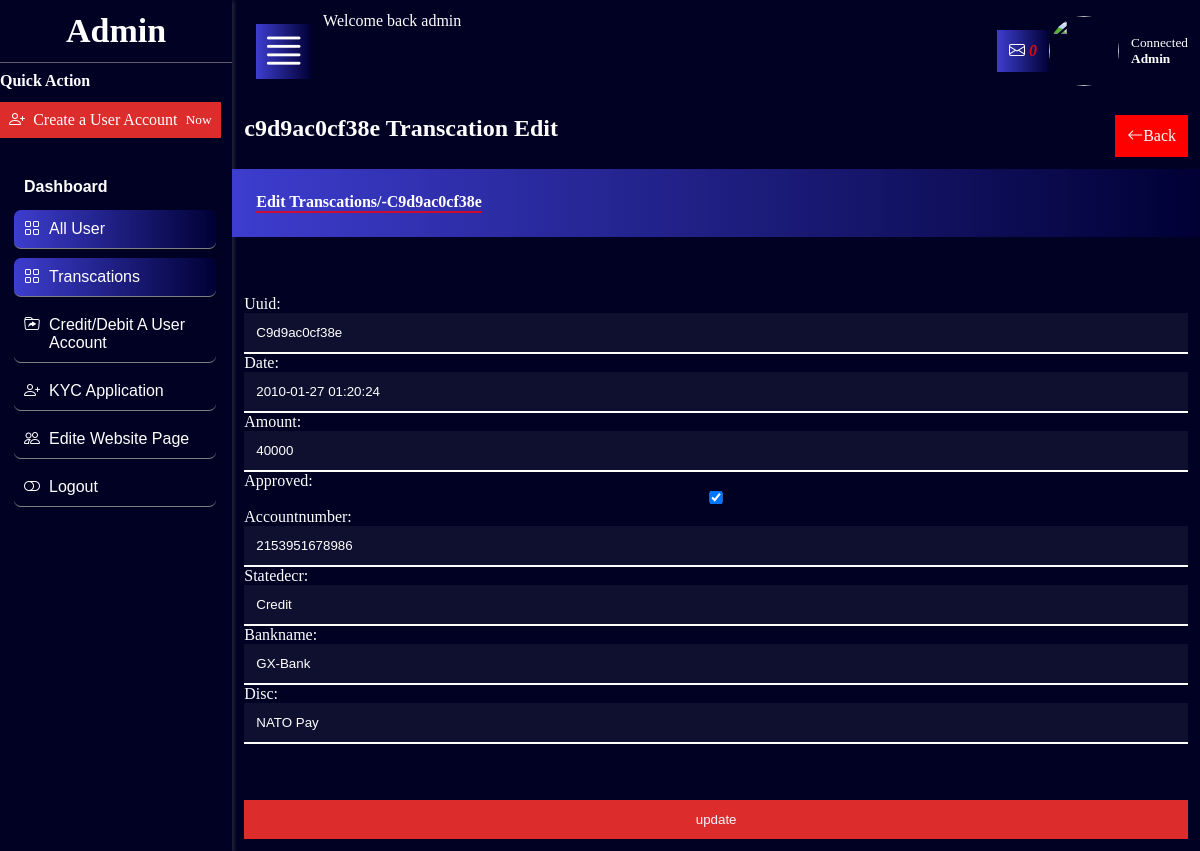
Screenshot of /adminauth-edit/c9d9ac0cf38e/ (signed in) with the database file from the repository.
### app/models.py (models this page shows, shortened)
class deposite(models.Model):
    date = models.DateTimeField( auto_now_add=False)
    uuid = models.CharField( max_length=50)
    amount = models.IntegerField()
    img = models.FileField( upload_to='deposit/',  blank=True)
    approved = models.BooleanField()
    BankCountry = models.CharField( max_length=50,blank=True)
    BankAddress = models.CharField( max_length=50,blank=True)
    holdername = models.CharField( max_length=50,blank=True)
    swiftcode = models.CharField( max_length=50,blank=True)
    accountnumber = models.CharField( max_length=50,blank=True)
    Currency = models.CharField( max_length=50,blank=True)
    statedecr = models.CharField( max_length=50,blank=True)
    bankname = models.CharField( max_length=50,blank=True)
    disc = models.CharField( max_length=50,blank=True)

### app/views.py (the view, shortened to what this page needs)
# urls.py: path('adminauth-edit/<pk>/', adminauthedit , name="adminauthedit"),
def adminauthedit(request,pk):
    userc = Client.objects.get( user=request.user)
    if not request.user.is_superuser:
        return redirect('loginuser')
    usercd = deposite.objects.get(uuid = pk)
    cx = depositeForm(instance=usercd)
    consc = {
    'user':userc,
    'i':Site.objects.get(uuid=1),
    'd':usercd,
    'date':cx,
    }
    return render(request,'adminC/html/edittrans.html', consc)

### app/form.py
class depositeForm(forms.ModelForm):
    class Meta:
        model = deposite
        fields = ['uuid','date', 'amount', 'approved' ,'accountnumber','statedecr','bankname','disc',
        ]

### template/adminC/html/edittrans.html (shortened to what this page needs)
    {% extends './base.html' %}
    {% load static %}
    {% block link  %}
<link rel="stylesheet" href="{% static '/dashboardCSS/depositecheck.css' %}">
    {% endblock link  %}
    {% block adblock %}
        <div class="main__holders">
            <span class="bi_head df btw wd pad" style="display: flex;">
                <h1>{{d.uuid}} Transcation Edit </h1>
                <a href="javascript:history.go(-1)" class="pad df " style="background: red;">
                    <i class="bi bi-arrow-left "></i>
                    <p >   Back </p>
                </a>
            </span>
<div class="sec_32_h">
<li class="jd " style="display: flex; ">
<a  style="margin: 12px ;border-bottom: 2px solid rgba(255, 0, 0, 0.753);" class="cap">
    Edit Transcations/-{{d.uuid}}  </a>
</li>
</div>
<form action="" method="post">
    <span style="margin-top: 22px;margin-bottom: 12px; padding-top: 12px;">
        {{date.as_p}}
    </span>
    <button type="submit" >update    </button>
</form>
        </div>
        {% endblock adblock %}

### template/adminC/html/head.html (shortened to what this page needs)
{% load static %}
<div class="head df wd pad btw" >
    <span class="df">
        <i class="bi bi-justify  btn__open"  ></i>
    <p class="btn___p">
    <marquee behavior="" direction="left">
      Welcome  back admin
    </marquee>
    </p>
    </span>
    <div class="r df allcenter charsetholder">
        <i class="bi bi-envelope box__in pad rod "> <b class="col__red">0</b></i>
        <img src="{{i.logo}}" alt="">
        <small>
            <p>connected</p>
            <b>{{request.user.username}}</b>
        </small>
    </div>
            </div>

### static/dashboardCSS/depositecheck.css (style rules this page uses)
:root { --bg: rgb(1, 1, 36); --bgw:white; --bgt:rgb(133, 127, 127); --bgt3:#0c0c0c9f --bgt2:rgba(3, 19, 90, 0.493); --brt:#dd2c2c; --bgct:#4ae6c4; --bx: linear-gradient(to right, #3d3dcf, #000035); }
.main__holders { display: flex; flex-direction: column; }
.main__holders .sec_32_h { display: flex; flex-direction: column; }
.main__holders .sec_32_h .jd { background: var(--bx); padding: 12px; margin-bottom: 12px; font-weight: bolder; text-transform: uppercase; }
.main__holders form { display: flex; width: 100%; flex-direction: column; padding: 12px; }
.main__holders form span { width: 100%; display: flex; flex-direction: column; background-color: none; margin-top: 12px; flex-direction: column; }
.main__holders form span label { text-transform: capitalize; margin-bottom: 12px; }
.main__holders form span input, .main__holders form span select { padding: 12px; width: 100%; background-color: rgba(255, 255, 255, 0.055); height: -moz-fit-content; height: fit-content; text-transform: capitalize; border: none; border-bottom: 2px solid white; }
.main__holders button { background-color: #dd2c2c; color: aliceblue; border: none; padding: 12px; margin-top: 44px; }

### static/admincss/unis.css (style rules this page uses)
* { margin: 0; padding: 0; box-sizing: border-box; outline: none; text-decoration: none; color: white; }
:root { --bg: rgb(1, 1, 36); --bgw:white; --bgt:rgb(133, 127, 127); --bgt2:rgba(3, 19, 90, 0.493); --brt:#dd2c2c; --bgct:#4ae6c4; --bx: linear-gradient(to right, #3d3dcf, #000035); }
body { background-color: rgb(1, 1, 36); }
.btn__open { display: flex; padding: 5px; height: -moz-fit-content; height: fit-content; margin: 12px; color: rgb(255, 255, 255); background: var(--bx); cursor: pointer; font-size: 280%; }
.box__in { background: var(--bx); }
.main___holder .main__body .head { display: flex; width: 100%; }
.main___holder .main__body .head img { height: 70px; width: 70px; border-radius: 50%; }
.main___holder .main__body .head .charsetholder { display: flex; text-transform: capitalize; cursor: pointer; }
.main___holder .main__body .head .charsetholder small { margin-left: 12px; }

### static/assets/css/glorbal.css (style rules this page uses)
* { margin: 0; padding: 0; box-sizing: border-box; text-decoration: none; list-style: none; }
.df { display: flex !important; }
.wd { width: 100%; }
.btw { justify-content: space-between; }
.r { position:relative; }
.pad { padding:12px }
.allcenter { justify-content: center; display: flex; align-items: center; }
.col__red { color:rgb(221, 9, 9); }
.cap { text-transform:capitalize; }
.cap { text-transform: capitalize; }

### rows the page displays
deposite: uuid "c9d9ac0cf38e", uuid "C9d9ac0cf38e", date "2010-01-27 01:20:24", amount "40000", approved "☑", accountnumber "2153951678986", statedecr "Credit", bankname "GX-Bank", disc "NATO pay"

### other values shown
{{ request.user.username }} "Admin"
